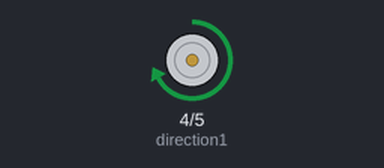
A sketch run on a simulated Arduino Uno, built with avr-gcc and run on an emulated ATmega328P. On the bench: direction and speed pins drawn as motors (green arrow = direction pin HIGH = forward, orange = LOW = backward, longer = more drive).

Above: at 0.5 s.
At 2.5 s:
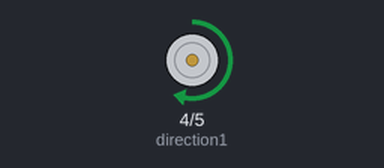
At 4.5 s:
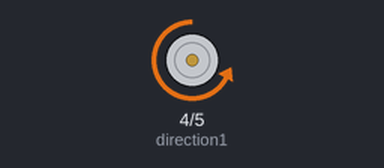
At 9.5 s:
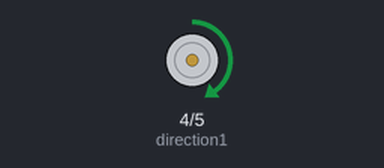
Timing chart, 0 to 10.4 s (numbered marks = the images above):
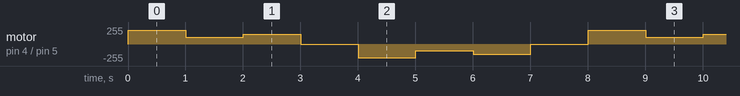

Measured:
- by itself, motor on pin 4 (direction1) / pin 5 (speed1): repeats every 8.0 s: forward 100/255 1.0 s, forward 150/255 1.0 s, stopped 1.0 s, backward 205/255 1.0 s, backward 100/255 1.0 s, backward 150/255 1.0 s, stopped 1.0 s, forward 205/255 1.0 s

The sketch:

CAR-02-40-DC_motor_with_L298N.ino
```cpp
/*  0240 - simple DC motor control with the L298N controller IC
 *
 * This sketch shows you how to control tho small 5V DC motors using the L298N controller
 * breakout.
 *
 * The sketch speeds up the motors in three steps towards one direction,
 * and then does the same in the other direction.
 *
 *
 * Components
 * ----------
 *  - Arduino Uno
 *  - a L298N motor controller breakout
 *  - two small 5V DC motors (you can play with only one motor by commenting out the instructions for motor 2)
 *
 *  Libraries
 *  ---------
 *  None
 *
 * Connections
 * -----------
 *
 * Arduino   |   L298N
 * ---------------------
 *   GND     |   GND
 *   5       |   IN1
 *   4       |   IN2
 *           |   OUT1  --> Motor 1 wire 1
 *           |   OUT2  --> Motor 1 wire 2
 *           |   +12V  --> 5V power supply
 *           |   GND   --> GND power supply
 *
 * More information
 * ----------------
 * L298N datasheet: http://www.ti.com/lit/ds/symlink/l293.pdf
 *
 *  Created on January 12 2022 by Peter Dalmaris
 *
 */

int speed1 = 5;      //Controls speed (PWM) for motor 1
int direction1 = 4;  //Controls direction for motor 1

bool direction = HIGH;  // Start the motor by moving it towards one direction. Whether it is
                        // clockwise or anticlockwise depends on how you have connected the
                        // motor's coil.

void setup() {
  pinMode(direction1, OUTPUT);
  pinMode(speed1, OUTPUT);
}

void loop() {
  digitalWrite(direction1, direction);  // Direction control motor 1
  analogWrite(speed1, 205);             // PWM Speed Control motor 1

  delay(1000);
  analogWrite(speed1, 100);  // PWM Speed Control motor 1
  delay(1000);
  analogWrite(speed1, 150);  // PWM Speed Control motor 1
  delay(1000);

  direction = !direction;  // Switch direction
  analogWrite(speed1, 0);  // Stop motor 1 before starting again in the opposite direction
  delay(1000);
}
```
